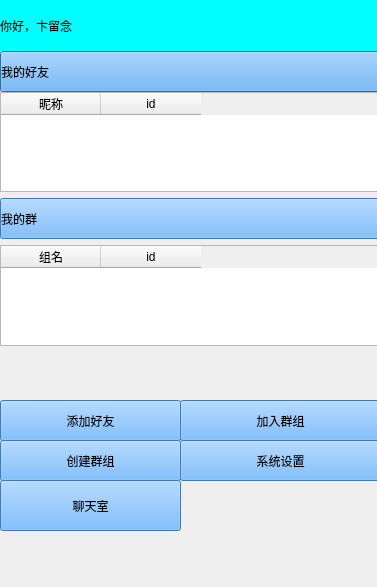
<?xml version="1.0" encoding="UTF-8"?>
<ui version="4.0">
 <class>MainView</class>
 <widget class="QDialog" name="MainView">
  <property name="enabled">
   <bool>true</bool>
  </property>
  <property name="geometry">
   <rect>
    <x>0</x>
    <y>0</y>
    <width>377</width>
    <height>587</height>
   </rect>
  </property>
  <property name="acceptDrops">
   <bool>true</bool>
  </property>
  <property name="windowTitle">
   <string>无聊来聊天</string>
  </property>
  <property name="styleSheet">
   <string notr="true">QTableWidget {
         selection-background-color: qlineargradient(x1: 0, y1: 0, x2: 0.5, y2: 0.5,
                                     stop: 0 #FF92BB, stop: 1 white);
     }
QTableWidget QTableCornerButton::section { 
         background: red;
         border: 2px outset red;
     }</string>
  </property>
  <widget class="Line" name="line">
   <property name="geometry">
    <rect>
     <x>160</x>
     <y>670</y>
     <width>118</width>
     <height>3</height>
    </rect>
   </property>
   <property name="orientation">
    <enum>Qt::Horizontal</enum>
   </property>
  </widget>
  <widget class="QWidget" name="verticalLayoutWidget">
   <property name="geometry">
    <rect>
     <x>0</x>
     <y>0</y>
     <width>381</width>
     <height>51</height>
    </rect>
   </property>
   <layout class="QVBoxLayout" name="verticalLayout">
    <item>
     <widget class="QLabel" name="label">
      <property name="styleSheet">
       <string notr="true">font: 15pt &quot;华文中宋&quot;;
background-color: rgb(0, 255, 255);</string>
      </property>
      <property name="text">
       <string>你好，卞留念</string>
      </property>
     </widget>
    </item>
   </layout>
  </widget>
  <widget class="QWidget" name="verticalLayoutWidget_2">
   <property name="geometry">
    <rect>
     <x>0</x>
     <y>50</y>
     <width>381</width>
     <height>43</height>
    </rect>
   </property>
   <layout class="QVBoxLayout" name="verticalLayout_2">
    <item>
     <widget class="QPushButton" name="pushButton_myfreind">
      <property name="minimumSize">
       <size>
        <width>181</width>
        <height>41</height>
       </size>
      </property>
      <property name="styleSheet">
       <string notr="true">text-align:left;
font: 14pt &quot;宋体&quot;;
background-color: rgb(85, 170, 255);</string>
      </property>
      <property name="text">
       <string>我的好友</string>
      </property>
     </widget>
    </item>
   </layout>
  </widget>
  <widget class="QWidget" name="verticalLayoutWidget_4">
   <property name="geometry">
    <rect>
     <x>0</x>
     <y>92</y>
     <width>381</width>
     <height>254</height>
    </rect>
   </property>
   <layout class="QVBoxLayout" name="verticalLayout_4">
    <item>
     <widget class="QTableWidget" name="tableWidget_friend">
      <property name="styleSheet">
       <string notr="true"> QTableWidget {
         selection-background-color: qlineargradient(x1: 0, y1: 0, x2: 0.5, y2: 0.5,
                                     stop: 0 #FF92BB, stop: 1 white);
     }
QTableWidget QTableCornerButton::section { 
         background: red;
         border: 2px outset red;
     }</string>
      </property>
      <column>
       <property name="text">
        <string>昵称</string>
       </property>
      </column>
      <column>
       <property name="text">
        <string>id</string>
       </property>
      </column>
     </widget>
    </item>
    <item>
     <widget class="QPushButton" name="pushButton_mygroup">
      <property name="minimumSize">
       <size>
        <width>0</width>
        <height>41</height>
       </size>
      </property>
      <property name="styleSheet">
       <string notr="true">text-align:left;
font: 14pt &quot;宋体&quot;;
background-color: rgb(85, 170, 255);</string>
      </property>
      <property name="text">
       <string>我的群</string>
      </property>
     </widget>
    </item>
    <item>
     <widget class="QTableWidget" name="tableWidget_group">
      <property name="styleSheet">
       <string notr="true"> QTableWidget {
         selection-background-color: qlineargradient(x1: 0, y1: 0, x2: 0.5, y2: 0.5,
                                     stop: 0 #FF92BB, stop: 1 white);
     }
QTableWidget QTableCornerButton::section { 
         background: red;
         border: 2px outset red;
     }</string>
      </property>
      <column>
       <property name="text">
        <string>组名</string>
       </property>
      </column>
      <column>
       <property name="text">
        <string>id</string>
       </property>
      </column>
     </widget>
    </item>
    <item>
     <spacer name="verticalSpacer">
      <property name="orientation">
       <enum>Qt::Vertical</enum>
      </property>
      <property name="sizeHint" stdset="0">
       <size>
        <width>20</width>
        <height>40</height>
       </size>
      </property>
     </spacer>
    </item>
   </layout>
  </widget>
  <widget class="QPushButton" name="pushButton">
   <property name="geometry">
    <rect>
     <x>0</x>
     <y>400</y>
     <width>181</width>
     <height>41</height>
    </rect>
   </property>
   <property name="styleSheet">
    <string notr="true">text-align:center;
font: 14pt &quot;宋体&quot;;
background-color: rgb(85, 170, 255);</string>
   </property>
   <property name="text">
    <string>添加好友</string>
   </property>
  </widget>
  <widget class="QPushButton" name="pushButton_addgroup">
   <property name="geometry">
    <rect>
     <x>180</x>
     <y>400</y>
     <width>201</width>
     <height>41</height>
    </rect>
   </property>
   <property name="styleSheet">
    <string notr="true">text-align:center;
font: 14pt &quot;宋体&quot;;
background-color: rgb(85, 170, 255);</string>
   </property>
   <property name="text">
    <string>加入群组</string>
   </property>
  </widget>
  <widget class="QPushButton" name="pushButton_creategroup">
   <property name="geometry">
    <rect>
     <x>0</x>
     <y>440</y>
     <width>181</width>
     <height>41</height>
    </rect>
   </property>
   <property name="styleSheet">
    <string notr="true">text-align:center;
font: 14pt &quot;宋体&quot;;
background-color: rgb(85, 170, 255);</string>
   </property>
   <property name="text">
    <string>创建群组</string>
   </property>
  </widget>
  <widget class="QPushButton" name="pushButton_settings">
   <property name="geometry">
    <rect>
     <x>180</x>
     <y>440</y>
     <width>201</width>
     <height>41</height>
    </rect>
   </property>
   <property name="styleSheet">
    <string notr="true">text-align:center;
font: 14pt &quot;宋体&quot;;
background-color: rgb(85, 170, 255);</string>
   </property>
   <property name="text">
    <string>系统设置</string>
   </property>
  </widget>
  <widget class="QPushButton" name="pushButton_chatroom">
   <property name="geometry">
    <rect>
     <x>0</x>
     <y>480</y>
     <width>181</width>
     <height>51</height>
    </rect>
   </property>
   <property name="styleSheet">
    <string notr="true">text-align:center;
font: 14pt &quot;宋体&quot;;
background-color: rgb(85, 170, 255);</string>
   </property>
   <property name="text">
    <string>聊天室</string>
   </property>
  </widget>
 </widget>
 <resources/>
 <connections/>
</ui>
